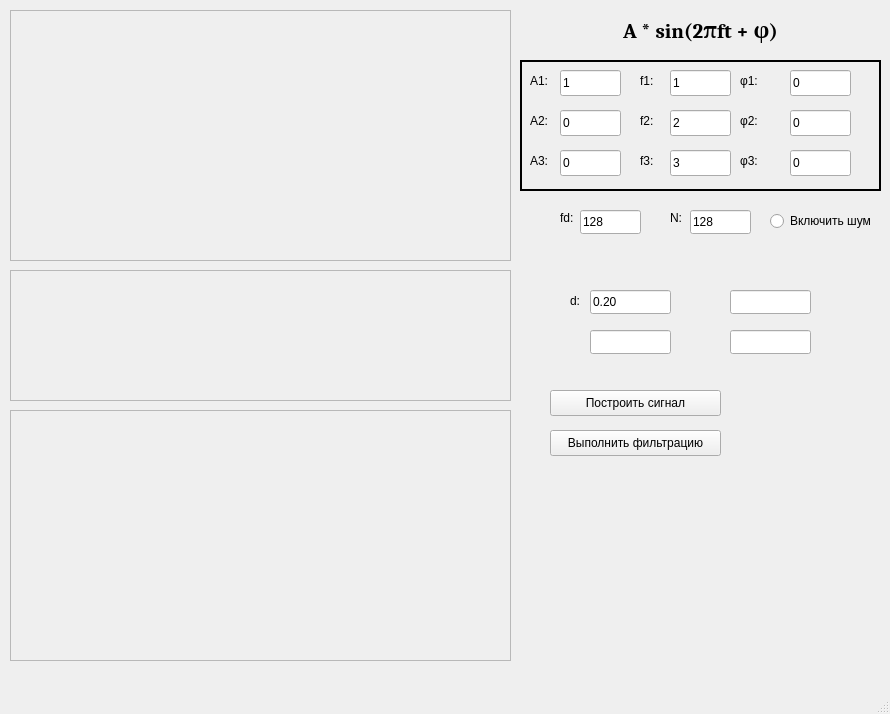
<?xml version="1.0" encoding="UTF-8"?>
<ui version="4.0">
 <class>MainWindow</class>
 <widget class="QMainWindow" name="MainWindow">
  <property name="geometry">
   <rect>
    <x>0</x>
    <y>0</y>
    <width>890</width>
    <height>714</height>
   </rect>
  </property>
  <property name="windowTitle">
   <string>Фильтрация сигналов</string>
  </property>
  <widget class="QWidget" name="centralwidget">
   <widget class="QFrame" name="frame">
    <property name="geometry">
     <rect>
      <x>10</x>
      <y>10</y>
      <width>501</width>
      <height>251</height>
     </rect>
    </property>
    <property name="frameShape">
     <enum>QFrame::StyledPanel</enum>
    </property>
    <property name="frameShadow">
     <enum>QFrame::Raised</enum>
    </property>
    <property name="lineWidth">
     <number>1</number>
    </property>
   </widget>
   <widget class="QLineEdit" name="editA1">
    <property name="geometry">
     <rect>
      <x>560</x>
      <y>70</y>
      <width>61</width>
      <height>26</height>
     </rect>
    </property>
    <property name="text">
     <string>1</string>
    </property>
   </widget>
   <widget class="QLineEdit" name="editf1">
    <property name="geometry">
     <rect>
      <x>670</x>
      <y>70</y>
      <width>61</width>
      <height>26</height>
     </rect>
    </property>
    <property name="text">
     <string>1</string>
    </property>
   </widget>
   <widget class="QLineEdit" name="editPhi1">
    <property name="geometry">
     <rect>
      <x>790</x>
      <y>70</y>
      <width>61</width>
      <height>26</height>
     </rect>
    </property>
    <property name="text">
     <string>0</string>
    </property>
   </widget>
   <widget class="QLineEdit" name="editPhi2">
    <property name="geometry">
     <rect>
      <x>790</x>
      <y>110</y>
      <width>61</width>
      <height>26</height>
     </rect>
    </property>
    <property name="text">
     <string>0</string>
    </property>
   </widget>
   <widget class="QLineEdit" name="editA2">
    <property name="geometry">
     <rect>
      <x>560</x>
      <y>110</y>
      <width>61</width>
      <height>26</height>
     </rect>
    </property>
    <property name="text">
     <string>0</string>
    </property>
   </widget>
   <widget class="QLineEdit" name="editf2">
    <property name="geometry">
     <rect>
      <x>670</x>
      <y>110</y>
      <width>61</width>
      <height>26</height>
     </rect>
    </property>
    <property name="text">
     <string>2</string>
    </property>
   </widget>
   <widget class="QLineEdit" name="editPhi3">
    <property name="geometry">
     <rect>
      <x>790</x>
      <y>150</y>
      <width>61</width>
      <height>26</height>
     </rect>
    </property>
    <property name="text">
     <string>0</string>
    </property>
   </widget>
   <widget class="QLineEdit" name="editf3">
    <property name="geometry">
     <rect>
      <x>670</x>
      <y>150</y>
      <width>61</width>
      <height>26</height>
     </rect>
    </property>
    <property name="text">
     <string>3</string>
    </property>
   </widget>
   <widget class="QLineEdit" name="editA3">
    <property name="geometry">
     <rect>
      <x>560</x>
      <y>150</y>
      <width>61</width>
      <height>26</height>
     </rect>
    </property>
    <property name="text">
     <string>0</string>
    </property>
   </widget>
   <widget class="QPushButton" name="pushButton">
    <property name="geometry">
     <rect>
      <x>550</x>
      <y>390</y>
      <width>171</width>
      <height>26</height>
     </rect>
    </property>
    <property name="text">
     <string>Построить сигнал</string>
    </property>
   </widget>
   <widget class="QLabel" name="label">
    <property name="geometry">
     <rect>
      <x>580</x>
      <y>15</y>
      <width>241</width>
      <height>31</height>
     </rect>
    </property>
    <property name="font">
     <font>
      <family>Cambria</family>
      <pointsize>16</pointsize>
      <bold>true</bold>
     </font>
    </property>
    <property name="autoFillBackground">
     <bool>false</bool>
    </property>
    <property name="text">
     <string>A * sin(2πft + φ)</string>
    </property>
    <property name="textFormat">
     <enum>Qt::RichText</enum>
    </property>
    <property name="scaledContents">
     <bool>false</bool>
    </property>
    <property name="alignment">
     <set>Qt::AlignCenter</set>
    </property>
    <property name="wordWrap">
     <bool>false</bool>
    </property>
    <property name="margin">
     <number>0</number>
    </property>
    <property name="indent">
     <number>0</number>
    </property>
   </widget>
   <widget class="QFrame" name="frame_2">
    <property name="geometry">
     <rect>
      <x>10</x>
      <y>270</y>
      <width>501</width>
      <height>131</height>
     </rect>
    </property>
    <property name="frameShape">
     <enum>QFrame::StyledPanel</enum>
    </property>
    <property name="frameShadow">
     <enum>QFrame::Raised</enum>
    </property>
   </widget>
   <widget class="QFrame" name="frame_3">
    <property name="geometry">
     <rect>
      <x>10</x>
      <y>410</y>
      <width>501</width>
      <height>251</height>
     </rect>
    </property>
    <property name="frameShape">
     <enum>QFrame::StyledPanel</enum>
    </property>
    <property name="frameShadow">
     <enum>QFrame::Raised</enum>
    </property>
   </widget>
   <widget class="QLabel" name="label_2">
    <property name="geometry">
     <rect>
      <x>530</x>
      <y>70</y>
      <width>49</width>
      <height>21</height>
     </rect>
    </property>
    <property name="text">
     <string>A1:</string>
    </property>
   </widget>
   <widget class="QLabel" name="label_3">
    <property name="geometry">
     <rect>
      <x>530</x>
      <y>110</y>
      <width>49</width>
      <height>21</height>
     </rect>
    </property>
    <property name="text">
     <string>A2:</string>
    </property>
   </widget>
   <widget class="QLabel" name="label_4">
    <property name="geometry">
     <rect>
      <x>530</x>
      <y>150</y>
      <width>49</width>
      <height>21</height>
     </rect>
    </property>
    <property name="text">
     <string>A3:</string>
    </property>
   </widget>
   <widget class="QLabel" name="label_5">
    <property name="geometry">
     <rect>
      <x>640</x>
      <y>150</y>
      <width>49</width>
      <height>21</height>
     </rect>
    </property>
    <property name="text">
     <string>f3:</string>
    </property>
   </widget>
   <widget class="QLabel" name="label_6">
    <property name="geometry">
     <rect>
      <x>640</x>
      <y>70</y>
      <width>49</width>
      <height>21</height>
     </rect>
    </property>
    <property name="text">
     <string>f1:</string>
    </property>
   </widget>
   <widget class="QLabel" name="label_7">
    <property name="geometry">
     <rect>
      <x>640</x>
      <y>110</y>
      <width>49</width>
      <height>21</height>
     </rect>
    </property>
    <property name="text">
     <string>f2:</string>
    </property>
   </widget>
   <widget class="QLabel" name="label_8">
    <property name="geometry">
     <rect>
      <x>740</x>
      <y>150</y>
      <width>49</width>
      <height>21</height>
     </rect>
    </property>
    <property name="text">
     <string>φ3:</string>
    </property>
   </widget>
   <widget class="QLabel" name="label_9">
    <property name="geometry">
     <rect>
      <x>740</x>
      <y>70</y>
      <width>49</width>
      <height>21</height>
     </rect>
    </property>
    <property name="text">
     <string>φ1:</string>
    </property>
   </widget>
   <widget class="QLabel" name="label_10">
    <property name="geometry">
     <rect>
      <x>740</x>
      <y>110</y>
      <width>49</width>
      <height>21</height>
     </rect>
    </property>
    <property name="text">
     <string>φ2:</string>
    </property>
   </widget>
   <widget class="QPushButton" name="pushButton_2">
    <property name="geometry">
     <rect>
      <x>550</x>
      <y>430</y>
      <width>171</width>
      <height>26</height>
     </rect>
    </property>
    <property name="text">
     <string>Выполнить фильтрацию</string>
    </property>
   </widget>
   <widget class="QLabel" name="label_11">
    <property name="geometry">
     <rect>
      <x>560</x>
      <y>210</y>
      <width>49</width>
      <height>16</height>
     </rect>
    </property>
    <property name="text">
     <string>fd: </string>
    </property>
   </widget>
   <widget class="QLabel" name="label_12">
    <property name="geometry">
     <rect>
      <x>670</x>
      <y>210</y>
      <width>49</width>
      <height>16</height>
     </rect>
    </property>
    <property name="text">
     <string>N:</string>
    </property>
   </widget>
   <widget class="QLineEdit" name="editFd">
    <property name="geometry">
     <rect>
      <x>580</x>
      <y>210</y>
      <width>61</width>
      <height>24</height>
     </rect>
    </property>
    <property name="text">
     <string>128</string>
    </property>
   </widget>
   <widget class="QLineEdit" name="editN">
    <property name="geometry">
     <rect>
      <x>690</x>
      <y>210</y>
      <width>61</width>
      <height>24</height>
     </rect>
    </property>
    <property name="text">
     <string>128</string>
    </property>
   </widget>
   <widget class="QLineEdit" name="editD">
    <property name="geometry">
     <rect>
      <x>590</x>
      <y>290</y>
      <width>81</width>
      <height>24</height>
     </rect>
    </property>
    <property name="text">
     <string>0.20</string>
    </property>
   </widget>
   <widget class="QLineEdit" name="lineEdit_2">
    <property name="geometry">
     <rect>
      <x>590</x>
      <y>330</y>
      <width>81</width>
      <height>24</height>
     </rect>
    </property>
   </widget>
   <widget class="QLineEdit" name="lineEdit_3">
    <property name="geometry">
     <rect>
      <x>730</x>
      <y>290</y>
      <width>81</width>
      <height>24</height>
     </rect>
    </property>
   </widget>
   <widget class="QLineEdit" name="lineEdit_4">
    <property name="geometry">
     <rect>
      <x>730</x>
      <y>330</y>
      <width>81</width>
      <height>24</height>
     </rect>
    </property>
   </widget>
   <widget class="QFrame" name="frame_4">
    <property name="geometry">
     <rect>
      <x>520</x>
      <y>60</y>
      <width>361</width>
      <height>131</height>
     </rect>
    </property>
    <property name="autoFillBackground">
     <bool>true</bool>
    </property>
    <property name="frameShape">
     <enum>QFrame::Box</enum>
    </property>
    <property name="frameShadow">
     <enum>QFrame::Plain</enum>
    </property>
    <property name="lineWidth">
     <number>2</number>
    </property>
   </widget>
   <widget class="QLabel" name="label_13">
    <property name="geometry">
     <rect>
      <x>570</x>
      <y>290</y>
      <width>21</width>
      <height>21</height>
     </rect>
    </property>
    <property name="text">
     <string>d:</string>
    </property>
   </widget>
   <widget class="QRadioButton" name="buttonNoise">
    <property name="geometry">
     <rect>
      <x>770</x>
      <y>210</y>
      <width>111</width>
      <height>22</height>
     </rect>
    </property>
    <property name="text">
     <string>Включить шум</string>
    </property>
   </widget>
   <zorder>frame_4</zorder>
   <zorder>frame</zorder>
   <zorder>editA1</zorder>
   <zorder>editf1</zorder>
   <zorder>editPhi1</zorder>
   <zorder>editPhi2</zorder>
   <zorder>editA2</zorder>
   <zorder>editf2</zorder>
   <zorder>editPhi3</zorder>
   <zorder>editf3</zorder>
   <zorder>editA3</zorder>
   <zorder>pushButton</zorder>
   <zorder>label</zorder>
   <zorder>frame_2</zorder>
   <zorder>frame_3</zorder>
   <zorder>label_2</zorder>
   <zorder>label_3</zorder>
   <zorder>label_4</zorder>
   <zorder>label_5</zorder>
   <zorder>label_6</zorder>
   <zorder>label_7</zorder>
   <zorder>label_8</zorder>
   <zorder>label_9</zorder>
   <zorder>label_10</zorder>
   <zorder>pushButton_2</zorder>
   <zorder>label_11</zorder>
   <zorder>label_12</zorder>
   <zorder>editFd</zorder>
   <zorder>editN</zorder>
   <zorder>editD</zorder>
   <zorder>lineEdit_2</zorder>
   <zorder>lineEdit_3</zorder>
   <zorder>lineEdit_4</zorder>
   <zorder>label_13</zorder>
   <zorder>buttonNoise</zorder>
  </widget>
  <widget class="QMenuBar" name="menubar">
   <property name="geometry">
    <rect>
     <x>0</x>
     <y>0</y>
     <width>890</width>
     <height>21</height>
    </rect>
   </property>
  </widget>
  <widget class="QStatusBar" name="statusbar"/>
 </widget>
 <resources/>
 <connections/>
</ui>
